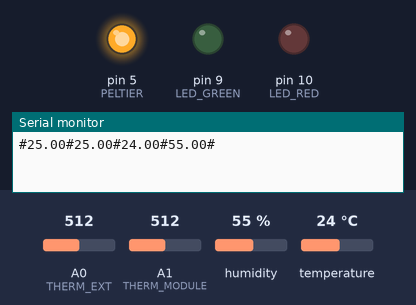
The sketch below on a simulated Arduino Uno, built with avr-gcc and run on an emulated ATmega328P. Shown: output pins drawn as LEDs (lit = HIGH), the last lines printed to the serial monitor. The inputs (shaded band) are chosen by the test bench; at power-on: A1 (THERM_MODULE) = 512, A0 (THERM_EXT) = 512, humidity 55 %, temperature 24 °C.

Above: at 3.4 s.
3.5 s: A1 (THERM_MODULE) set to 596
5.2 s: A1 (THERM_MODULE) set to 615
At 6.9 s:
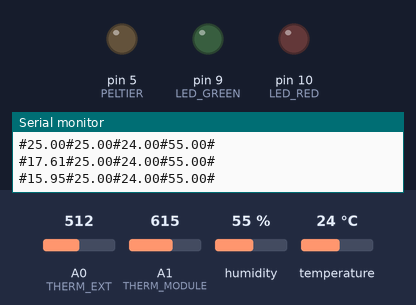
7.5 s: A1 (THERM_MODULE) set to 306
At 8.7 s:
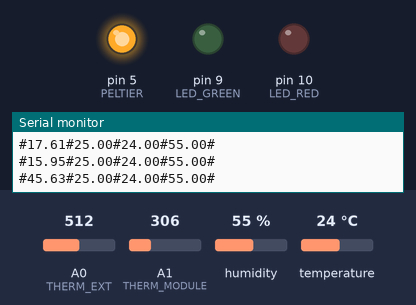
Timing chart, 0 to 10.5 s (numbered marks = the images above; inputs shaded):
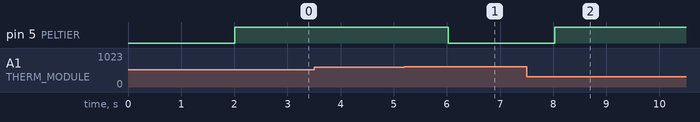

The sketch:

test_montage.ino
```cpp
#include "DHT.h"
#include <math.h>

//DHT sensor
#define DHTPIN 11
#define DHTTYPE DHT22

// Initialize DHT sensor.
DHT dht(DHTPIN, DHTTYPE);

//LEDs
#define LED_RED 10
#define LED_GREEN 9

//Module Peltier
#define PELTIER 5

//Thermistances
#define THERM_MODULE 1
#define THERM_EXT 0

//Steinhart-Hart coef
#define A 0.001125294
#define B 0.000234715
#define C 0.0000000856502

double Thermistor(double RawADC) {
  double Temp;
  Temp = log(10000.0/(1024.0/RawADC-1));
//         log(10000.0*((1024.0/RawADC-1))) // for pull-down configuration
  Temp = 1 / (A + (B + (C * Temp * Temp ))* Temp );
  Temp = Temp - 273.15;// Convert Kelvin to Celcius
return Temp;
}

//Consigne send by the java program
double consigne=17;

void setup() {
  Serial.begin(9600);
  dht.begin();

  pinMode(LED_RED, OUTPUT);
  pinMode(LED_GREEN, OUTPUT);

  pinMode(PELTIER, OUTPUT);
}

void loop() {

  if(Serial.available() >= 1){
    consigne = Serial.read();
  }

  delay(2000);

  //DHT22
  double h = dht.readHumidity();
  double t = dht.readTemperature();

  Serial.print("#");
  double tempModule = double(Thermistor(analogRead(THERM_MODULE)));
  Serial.print(tempModule);
  Serial.print("#");
  double tempExt = double(Thermistor(analogRead(THERM_EXT)));
  Serial.print(tempExt);
  Serial.print("#");
  Serial.print(t);
  Serial.print("#");
  Serial.print(h);
  Serial.println("#");


  //Regulation
  if(tempModule > consigne+0.5){
    analogWrite(PELTIER, 255);
  }
  else if(tempModule <= consigne){
    analogWrite(PELTIER, 0);
  }
}
```

Measured:
- the behaviour switches between 603 and 604 on A1 (THERM_MODULE) (found by bisection; images 0 and 1)
- after the input at 5.2 s, pin 5 (PELTIER): HIGH → LOW after 0.82 s
- after the input at 7.5 s, pin 5 (PELTIER): LOW → HIGH after 0.53 s
